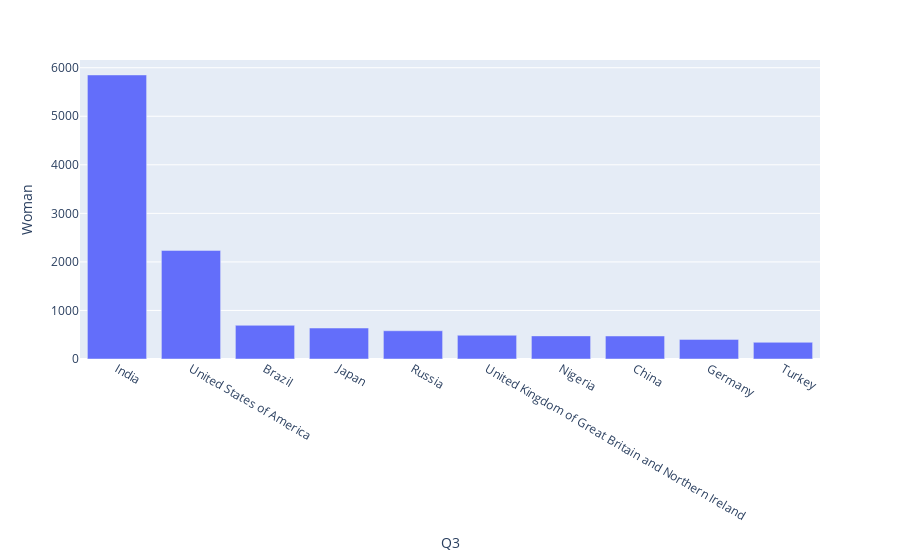

The cell this chart's notebook holds for it:
### Code cell
import plotly.express as px
fig = px.bar(df_women_sort, x = "Q3", y = "Woman" )


fig.show()

### Figure 1 — Plotly figure (JSON) as saved in the notebook; plotly's stock layout.template omitted (floating-point values rounded to 4 significant figures)
{"data": [{"alignmentgroup": "True", "hovertemplate": "Q3=%{x}<br>Woman=%{y}<extra></extra>", "legendgroup": "", "marker": {"color": "#636efa"}, "name": "", "offsetgroup": "", "orientation": "v", "showlegend": false, "textposition": "auto", "type": "bar", "x": ["India", "United States of America", "Brazil", "Japan", "Russia", "United Kingdom of Great Britain and Northern Ireland", "Nigeria", "China", "Germany", "Turkey"], "xaxis": "x", "y": [5851, 2237, 694, 638, 582, 489, 476, 474, 404, 344], "yaxis": "y"}], "layout": {"barmode": "relative", "legend": {"tracegroupgap": 0}, "margin": {"t": 60}, "xaxis": {"anchor": "y", "domain": [0, 1], "title": {"text": "Q3"}}, "yaxis": {"anchor": "x", "domain": [0, 1], "title": {"text": "Woman"}}}}
